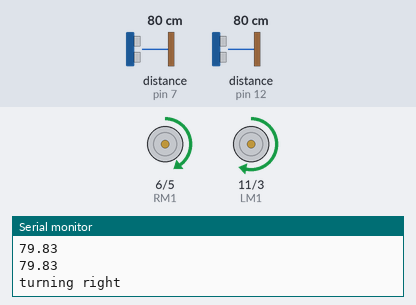
Bench run of a sketch on a simulated Arduino Uno, built with avr-gcc and run on an emulated ATmega328P. Shown: motor-driver pin pairs drawn as motors (green arrow = first pin HIGH = forward, orange = second pin HIGH = backward, longer = more drive), the last lines printed to the serial monitor. Wiring (inferred from the names in the program): 2 × ultrasonic range finder: trigger pin 4, echo pin 12 / trigger pin 13, echo pin 7. Inputs (shaded band) come from the test bench; at power-on: distance to the obstacle (sensors on pin 12, pin 7) 80 cm. The echo pulse lasts 58.3 µs per cm.

Above: at 1.2 s.
1.3 s: distance to the obstacle (sensor on pin 12) set to 27 cm
4.3 s: distance to the obstacle (sensor on pin 12) set to 23 cm
At 4.9 s:
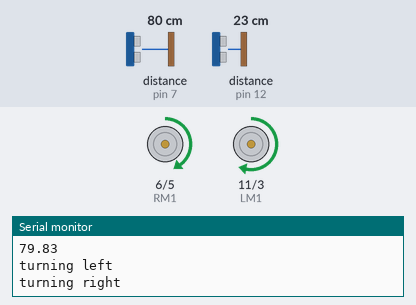
7.3 s: distance to the obstacle (sensor on pin 7) set to 28 cm
10.3 s: distance to the obstacle (sensor on pin 7) set to 23 cm
At 11.4 s:
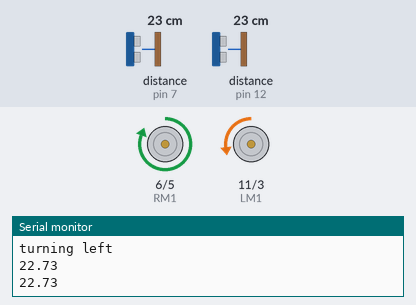
13.3 s: distance to the obstacle (sensor on pin 7) set to 12 cm
14.8 s: distance to the obstacle (sensor on pin 7) set to 9 cm
At 15.7 s:
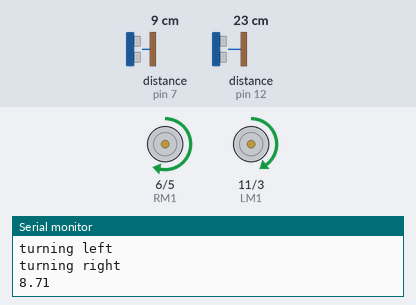
Timing chart, 0 to 18.8 s (numbered marks = the images above; inputs shaded):
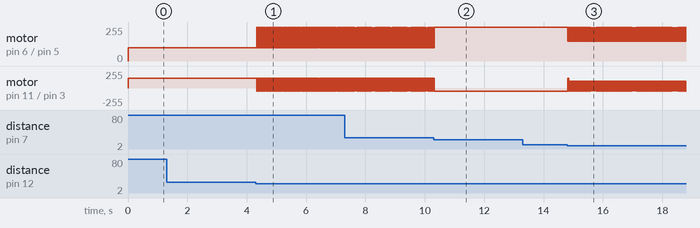

Measured:
- the behaviour switches between 26 and 25 cm on distance to the obstacle (sensor on pin 12) (found by bisection; images 0 and 1)
- the behaviour switches between 26 and 25 cm on distance to the obstacle (sensor on pin 7) (found by bisection; images 1 and 2)
- the behaviour switches between 11 and 10 cm on distance to the obstacle (sensor on pin 7) (found by bisection; images 2 and 3)
- after the input at 4.3 s, motor on pin 6 (RM1) / pin 5 (RM2): alternates forward 255/255 for 0.02 s and forward 100/255 for 0.03 s, starting at once; motor on pin 11 (LM1) / pin 3 (LM2): alternates forward 150/255 for 0.03 s and backward 50/255 for 0.02 s, starting at once
- after the input at 10.3 s, motor on pin 6 (RM1) / pin 5 (RM2): goes on until 10.3 s, then stays forward 255/255; motor on pin 11 (LM1) / pin 3 (LM2): goes on until 10.3 s, then stays backward 50/255
- after the input at 14.8 s, motor on pin 6 (RM1) / pin 5 (RM2): alternates forward 255/255 for 0.01 s and forward 150/255 for 0.04 s, starting at once; motor on pin 11 (LM1) / pin 3 (LM2): backward 50/255 → forward 150/255 at once, then repeats every 0.05 s: backward 50/255 0.01 s, forward 100/255 0.04 s

The sketch:

wall_follower_adarsh4.0.ino
```cpp
/*--------Ultrasonics----------*/
#define echoPin_R 7   // Echo Pin RIGHT
#define trigPin_R 13  // Trigger Pin RIGHT

#define echoPin_M 12   //Echo Pin Middle
#define trigPin_M 4  //Trigger Pin Middle

/*-------definning Outputs------*/
#define LM1  11   // left motor
#define LM2  3   // left motor
#define RM1  6   // right motor
#define RM2  5   // right motor
float dm;
float dr;
float x=25;//distance of seperation
float y=10;//distance of seperation


float dist_m()
{
  float distance,duration;
  digitalWrite(trigPin_M, LOW);
  delayMicroseconds(2);
  digitalWrite(trigPin_M, HIGH);
  delayMicroseconds(10);
  digitalWrite(trigPin_M, LOW);
  duration= pulseIn(echoPin_M, HIGH);
  distance= duration/58.2;
  return distance;
}

float dist_r()
{
  float distance,duration;
  digitalWrite(trigPin_R, LOW);
  delayMicroseconds(2);
  digitalWrite(trigPin_R, HIGH);
  delayMicroseconds(10);
  digitalWrite(trigPin_R, LOW);
  duration= pulseIn(echoPin_R, HIGH);
  distance= duration/58.2;
  return distance;
}

void turn_left_hard()
{
  analogWrite(LM1, 0);
  analogWrite(LM2, 50);
  analogWrite(RM1, 255);
  analogWrite(RM2, 0);
}

void turn_left_soft()
{
  analogWrite(LM1, 100);
  analogWrite(LM2, 0);
  analogWrite(RM1, 150);
  analogWrite(RM2, 0);
}

void turn_right_hard()
{
  analogWrite(LM1, 255);
  analogWrite(LM2, 0);
  analogWrite(RM1, 0 );
  analogWrite(RM2, 255);
}

void turn_right_soft()
{
  analogWrite(LM1, 150);
  analogWrite(LM2, 0);
  analogWrite(RM1, 100 );
  analogWrite(RM2, 0);
}

void move_forward()
{
  analogWrite(LM1, 255);
  analogWrite(LM2, 0);
  analogWrite(RM1, 255 );
  analogWrite(RM2, 0);
}

void move_stop()
{
  digitalWrite(LM1, LOW);
  digitalWrite(LM2, LOW);
  digitalWrite(RM1, LOW );
  digitalWrite(RM2, LOW);
  //delay(1000);
}
void setup()
{
  Serial.begin(9600);
  /*---MOTORS---*/
  pinMode(LM1, OUTPUT);
  pinMode(LM2, OUTPUT);
  pinMode(RM1, OUTPUT);
  pinMode(RM2, OUTPUT);

  /*---ULTRASONICS---*/
  pinMode(trigPin_R, OUTPUT);
  pinMode(echoPin_R, INPUT);

  pinMode(trigPin_M, OUTPUT);
  pinMode(echoPin_M, INPUT);
//  pinMode(Vin,OUTPUT);
}

void loop()
{
  //move_stop();
  //delay(2000);
  //digitalWrite(Vin,HIGH);

  dm = dist_m();
  dr = dist_r();
  if(dr<x && dm >x)
  {
    move_forward();
    Serial.println("moving fwd");
  }
  Serial.println(dm);
  Serial.println(dr);
//delay(500);
  if(dm<=x)   //LEFT Turn at corner
  {
   // move_stop();
    //delay(1000);
    turn_left_hard();
    delay(10);
    dr = dist_r();
    dm = dist_m();
    Serial.println("turning left");

    }
    if(dr>x)
    {
     // move_stop();
      //delay(100);
      turn_right_soft();
      //delay(400);
      Serial.println("turning right");
      Serial.println(dr);
      dr = dist_r();
    }
    if(dr<y)
    {
     // move_stop();
      //delay(100);
      turn_left_soft();
      //delay(400);
      Serial.println("turning right");
      Serial.println(dr);
      dr = dist_r();
    }
}
```
